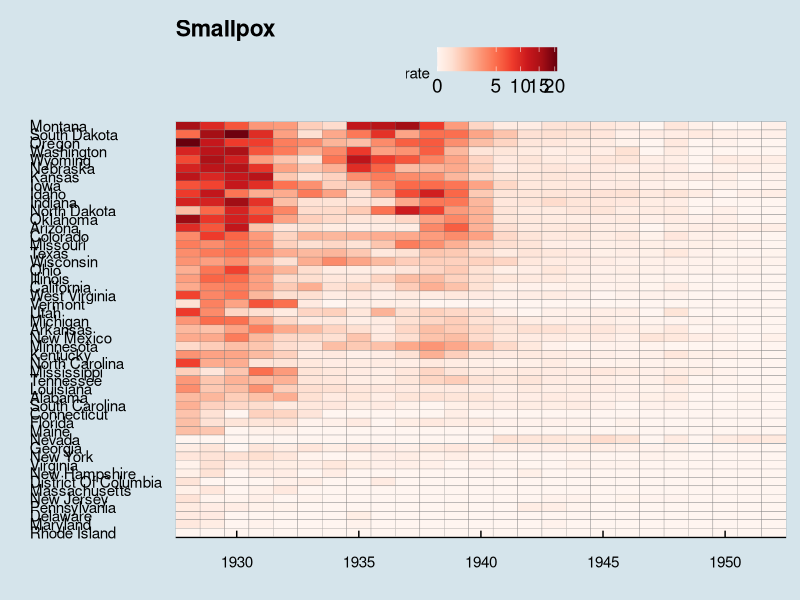

Source code (R):
library(dplyr)
library(ggplot2)
library(dslabs)
library(RColorBrewer)
data(us_contagious_diseases)

# load ggthemes library for theme_economist 
library(ggthemes)

the_disease = "Smallpox"
dat <- us_contagious_diseases %>% 
  filter(!state%in%c("Hawaii","Alaska") & disease == the_disease ) %>% 
  mutate(rate = count / population * 10000) %>% 
  mutate(state = reorder(state, rate))

dat %>% ggplot(aes(year, state, fill = rate)) + 
  geom_tile(color = "grey50") + 
  scale_x_continuous(expand=c(0,0)) + 
  scale_fill_gradientn(colors = brewer.pal(9, "Reds"), trans = "sqrt") + 
  theme_economist() + 
  theme(panel.grid = element_blank()) + 
  ggtitle(the_disease) + 
  ylab("") + 
  xlab("")
